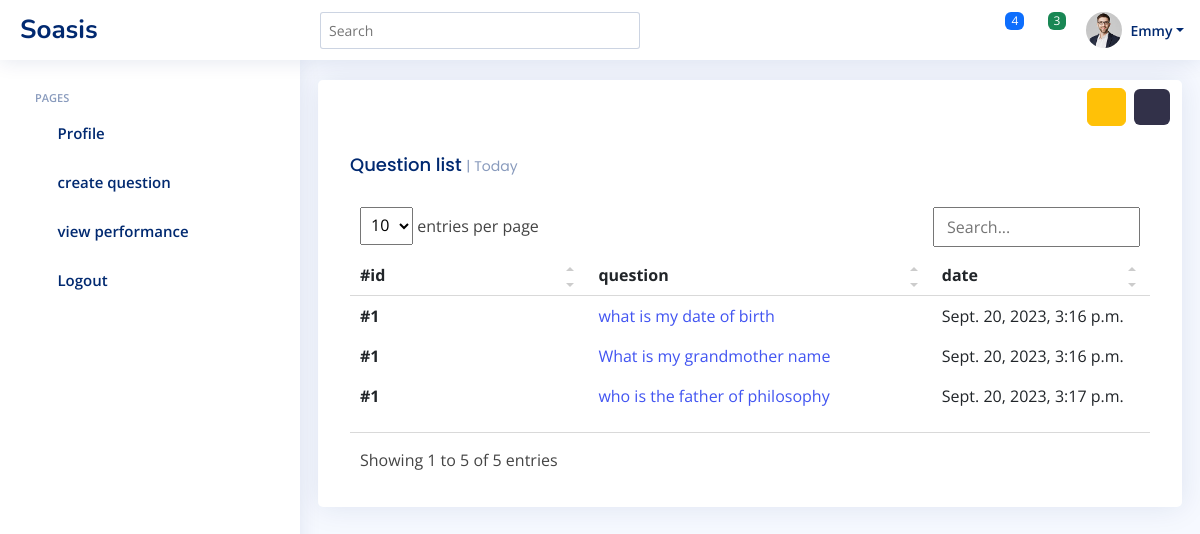
Page /staff/create_test (signed in) on the earlier database version.
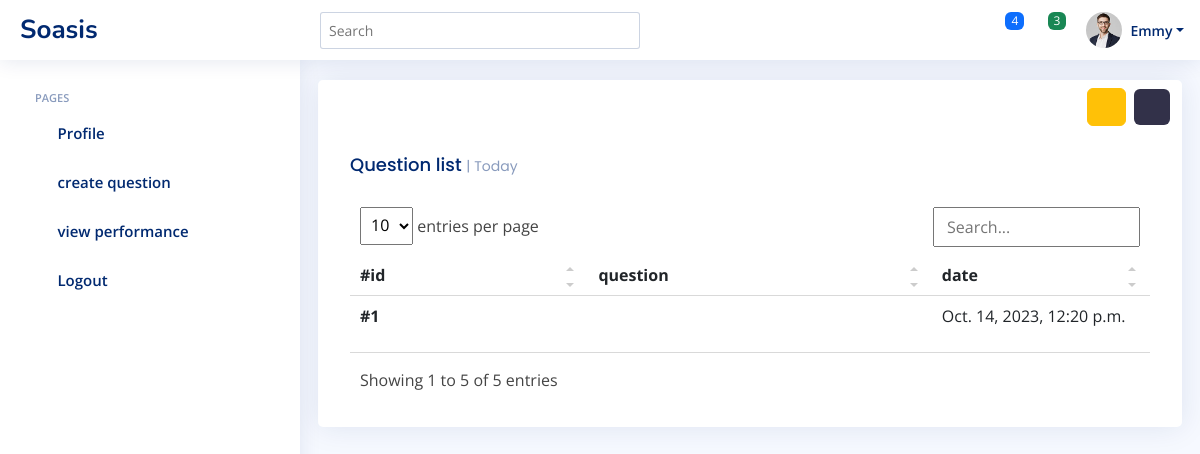
Same page on the later database version.
### testapp/models.py (models this page shows, shortened)
class Questions(models.Model):
    question = models.CharField(max_length=555)
    answer_options = models.ForeignKey(AnswerOptions, on_delete=models.CASCADE, null=True, blank=True)
    correct_answer = models.CharField(blank=True, max_length=255, null=True)
    created_by = models.ForeignKey(Account, on_delete=models.CASCADE)
    created = models.DateTimeField(auto_now_add=True)

### staff/views.py (the view)
# urls.py: path('create_test',create_test,name="create_test"),
def create_test(request):
    user = request.user
    questions = Questions.objects.filter(created_by=user)
    context = {"questions":questions}
    return render(request,'staff/snippets/create_test.html',context)

### staff/templates/staff/snippets/create_test.html (shortened to what this page needs)
{% extends "staff/snippets/base.html" %}
{% block content %}
{% include "staff/snippets/nav.html" %}
{% include "staff/snippets/aside.html" %}
<main class="main" id="main">
    <section>
        <section class="content">
            <div class="row">
              <div class="card recent-sales overflow-auto">
                <div class="d-flex justify-content-end align-items-center">
                  <button class="btn btn-warning m-2"><i class="bi bi-list-check"></i></button>
                  <button type="button" class="btn btn-primary" data-bs-toggle="modal" data-bs-target="#basicModal">
                    <i class="bi bi-plus"></i>
                  </button>
                </div>
                <div class="card-body">
                  <h5 class="card-title">Question list <span>| Today</span></h5>
                  <div class="dataTable-wrapper dataTable-loading no-footer sortable searchable fixed-columns">
                    <div class="dataTable-top">
                      <div class="dataTable-dropdown">
                        <label>
                          <select class="dataTable-selector">
                            <option value="10" selected="">10</option>
                          </select> entries per page</label>
                        </div><div class="dataTable-search">
                          <input class="dataTable-input" placeholder="Search..." type="text">
                        </div>
                      </div>
                      <div class="dataTable-container">
                        <table class="table table-borderless datatable dataTable-table">
                          <thead>
                            <tr>
                              <th scope="col" data-sortable="" style="width: 15.6085%;"><a href="#" class="dataTable-sorter">#id</a></th>
                              <th scope="col" data-sortable="" style="width: 22.4868%;"><a href="#" class="dataTable-sorter">question</a></th>
                              <th scope="col" data-sortable="" style="width: 14.2857%;"><a href="#" class="dataTable-sorter">date</a></th>
                            </tr>
                          </thead>
                          <tbody>
                            {% for q in questions %}
                            <tr>
                              <th scope="row"><a href="#">#1</a></th>
                              <td><a href="{% url 'single' q_id=q.id %}">{{q.question}}</a> </td>
                              <td>{{q.created}}</td>
                            </tr>
                            {% endfor %}
                          </tbody>
                        </table>
                      </div>
                      <div class="dataTable-bottom">
                        <div class="dataTable-info">Showing 1 to 5 of 5 entries</div>
                      </div>
                    </div>
                </div>
              </div>
            </div>
          </section>
    </section>
</main>
{% endblock content %}

Differences in the rows shown:
no longer on this page (row edited): Questions: question "what is my date of birth", created "Sept. 20, 2023, 3:16 p.m."
no longer on this page (row edited): Questions: question "What is my grandmother name", created "Sept. 20, 2023, 3:16 p.m."
no longer on this page (row edited): Questions: question "who is the father of philosophy", created "Sept. 20, 2023, 3:17 p.m."
added Questions: created "Oct. 14, 2023, 12:20 p.m."
